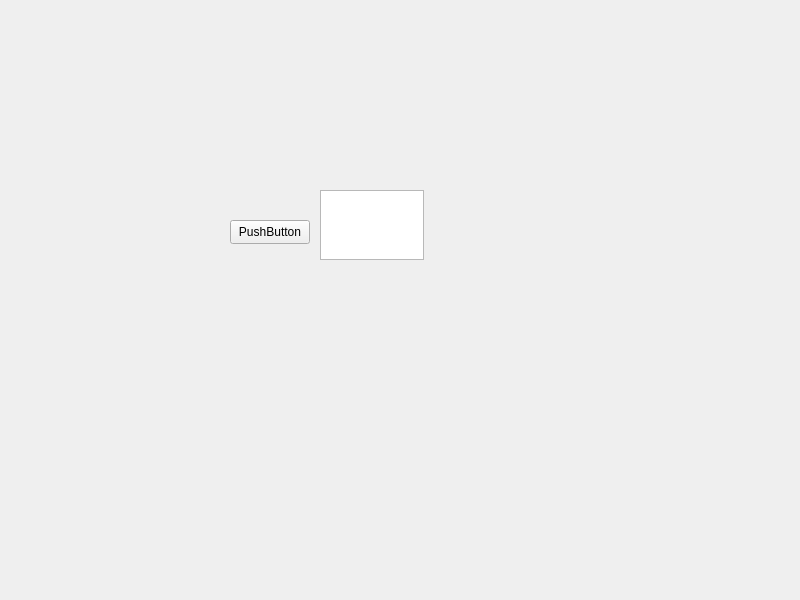
<?xml version="1.0" encoding="UTF-8"?>
<ui version="4.0">
 <class>Widget</class>
 <widget class="QWidget" name="Widget">
  <property name="geometry">
   <rect>
    <x>0</x>
    <y>0</y>
    <width>800</width>
    <height>600</height>
   </rect>
  </property>
  <property name="windowTitle">
   <string>Widget</string>
  </property>
  <widget class="QPushButton" name="pushButton">
   <property name="geometry">
    <rect>
     <x>230</x>
     <y>220</y>
     <width>80</width>
     <height>24</height>
    </rect>
   </property>
   <property name="text">
    <string>PushButton</string>
   </property>
  </widget>
  <widget class="QTextEdit" name="textEdit">
   <property name="geometry">
    <rect>
     <x>320</x>
     <y>190</y>
     <width>104</width>
     <height>70</height>
    </rect>
   </property>
  </widget>
 </widget>
 <resources/>
 <connections/>
</ui>
